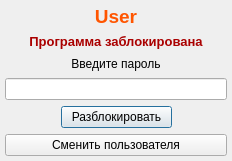
<?xml version="1.0" encoding="UTF-8"?>
<ui version="4.0">
 <class>LockDialog</class>
 <widget class="QDialog" name="LockDialog">
  <property name="windowModality">
   <enum>Qt::WindowModal</enum>
  </property>
  <property name="geometry">
   <rect>
    <x>0</x>
    <y>0</y>
    <width>232</width>
    <height>161</height>
   </rect>
  </property>
  <property name="sizePolicy">
   <sizepolicy hsizetype="Fixed" vsizetype="Fixed">
    <horstretch>0</horstretch>
    <verstretch>0</verstretch>
   </sizepolicy>
  </property>
  <property name="windowTitle">
   <string>Заблокирован</string>
  </property>
  <layout class="QGridLayout" name="gridLayout">
   <property name="leftMargin">
    <number>5</number>
   </property>
   <property name="topMargin">
    <number>5</number>
   </property>
   <property name="rightMargin">
    <number>5</number>
   </property>
   <property name="bottomMargin">
    <number>5</number>
   </property>
   <item row="2" column="0">
    <widget class="QLabel" name="enterLabel">
     <property name="text">
      <string>&lt;html&gt;&lt;head/&gt;&lt;body&gt;&lt;p&gt;&lt;span style=&quot; font-size:9pt;&quot;&gt;Введите пароль&lt;/span&gt;&lt;/p&gt;&lt;/body&gt;&lt;/html&gt;</string>
     </property>
     <property name="alignment">
      <set>Qt::AlignCenter</set>
     </property>
    </widget>
   </item>
   <item row="3" column="0">
    <widget class="QLineEdit" name="passEdit">
     <property name="echoMode">
      <enum>QLineEdit::Password</enum>
     </property>
    </widget>
   </item>
   <item row="4" column="0">
    <layout class="QVBoxLayout" name="verticalLayout" stretch="0,0">
     <item>
      <layout class="QHBoxLayout" name="horizontalLayout" stretch="1,2,1">
       <item>
        <spacer name="horizontalSpacer">
         <property name="orientation">
          <enum>Qt::Horizontal</enum>
         </property>
         <property name="sizeHint" stdset="0">
          <size>
           <width>40</width>
           <height>20</height>
          </size>
         </property>
        </spacer>
       </item>
       <item>
        <widget class="QPushButton" name="unlockButton">
         <property name="text">
          <string>Разблокировать</string>
         </property>
        </widget>
       </item>
       <item>
        <spacer name="horizontalSpacer_2">
         <property name="orientation">
          <enum>Qt::Horizontal</enum>
         </property>
         <property name="sizeHint" stdset="0">
          <size>
           <width>40</width>
           <height>20</height>
          </size>
         </property>
        </spacer>
       </item>
      </layout>
     </item>
     <item>
      <widget class="QPushButton" name="changeButton">
       <property name="text">
        <string>Сменить пользователя</string>
       </property>
      </widget>
     </item>
    </layout>
   </item>
   <item row="1" column="0">
    <widget class="QLabel" name="blockLabel">
     <property name="text">
      <string>&lt;html&gt;&lt;head/&gt;&lt;body&gt;&lt;p&gt;&lt;span style=&quot; font-size:10pt; font-weight:600; color:#aa0000;&quot;&gt;Программа заблокирована&lt;/span&gt;&lt;/p&gt;&lt;/body&gt;&lt;/html&gt;</string>
     </property>
     <property name="alignment">
      <set>Qt::AlignCenter</set>
     </property>
    </widget>
   </item>
   <item row="0" column="0">
    <widget class="QLabel" name="loginLabel">
     <property name="text">
      <string>&lt;html&gt;&lt;head/&gt;&lt;body&gt;&lt;p&gt;&lt;span style=&quot; font-size:14pt; font-weight:600; color:#ff5500;&quot;&gt;User&lt;/span&gt;&lt;/p&gt;&lt;/body&gt;&lt;/html&gt;</string>
     </property>
     <property name="alignment">
      <set>Qt::AlignCenter</set>
     </property>
    </widget>
   </item>
  </layout>
 </widget>
 <resources/>
 <connections/>
</ui>
